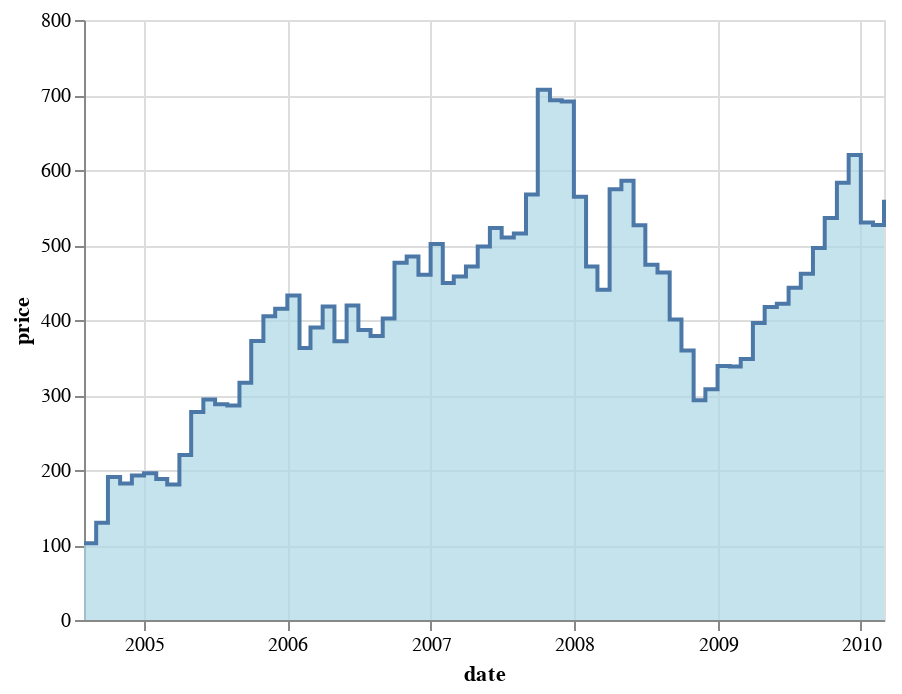

This figure's notebook cell:
### Code cell
alt.Chart(source).mark_area(
    color="lightblue",
    interpolate='step-after',
    line=True
).encode(
    x='date',
    y='price'
).transform_filter(alt.datum.symbol == 'GOOG')

### Figure 1 — Vega-Lite specification as saved in the notebook (floating-point values rounded to 4 significant figures; data arrays with more than 128 entries replaced by an {"elided": "..."} marker saying what was removed)
{"$schema": "https://vega.github.io/schema/vega-lite/v3.4.0.json", "config": {"mark": {"tooltip": null}, "view": {"height": 300, "width": 400}}, "data": {"name": "data-96e857a61c6b623bafe23440d582a500"}, "datasets": {"data-96e857a61c6b623bafe23440d582a500": {"elided": "560 records"}}, "encoding": {"x": {"field": "date", "type": "temporal"}, "y": {"field": "price", "type": "quantitative"}}, "mark": {"color": "lightblue", "interpolate": "step-after", "line": true, "type": "area"}, "transform": [{"filter": "(datum.symbol === 'GOOG')"}]}
